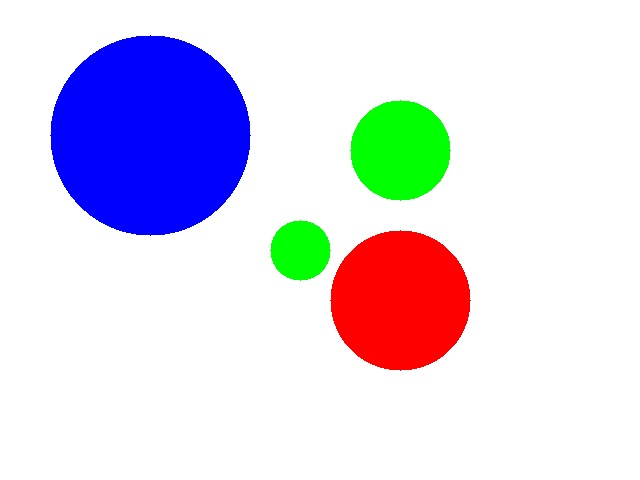
#> input picture act/FLY_AI_CHALLENGERS/openCV_practice/chap04/images/color_detect.jpg, 640 x 480 px
$ python 24.color_detect_.py
#> lines starting #> are read from the running program, lines starting #| are printed output that depends on the picture; after the words box and inside, x2 and y2 are one past the last pixel; in counts of white or black regions, pixels touching at a corner belong together
import cv2
import numpy as np

# 이미지 읽기
title = 'color_detection'
image = cv2.imread('images/color_detect.jpg', cv2.IMREAD_COLOR)
#> image is the input picture: shape (480, 640, 3); mean B, G, R 233.1, 216.1, 219.9

if image is None:
    raise Exception("영상 읽기 실패")

# 이미지를 복사하여 결과를 보여줄 이미지 생성
output_image = image.copy()

# 이미지를 회색조로 변환
gray = cv2.cvtColor(image, cv2.COLOR_BGR2GRAY)
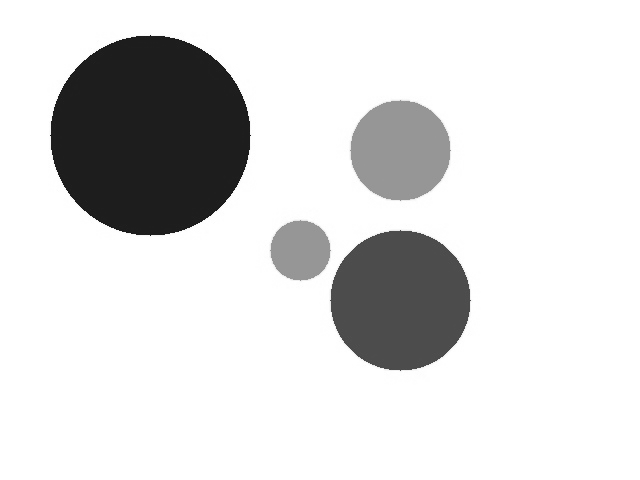
#> gray: shape (480, 640); min 24, max 255, mean 219.2

# 원 검출을 위한 HoughCircles 함수 사용
circles = cv2.HoughCircles(
    gray,
    cv2.HOUGH_GRADIENT,
    dp=1.2,
    minDist=20,
    param1=50,
    param2=30,
    minRadius=10,
    maxRadius=100
)
#> circles = [[399, 149.4, 49.96], [396.6, 299.4, 67], [299.4, 249, 30.04]]

# 원이 검출되었으면
if circles is not None:
    circles = np.round(circles[0, :]).astype("int")
#> circles = [[399, 149, 50], [397, 299, 67], [299, 249, 30]]

    for (x, y, r) in circles:
        # 원의 중심과 반지름을 그림
        cv2.circle(output_image, (x, y), r, (0, 255, 0), 4)
        cv2.rectangle(output_image, (x - 5, y - 5), (x + 5, y + 5), (0, 128, 255), -1)

        # 원의 중심에서 해당 색상 샘플링
        mask = np.zeros(gray.shape, dtype=np.uint8)
        cv2.circle(mask, (x, y), r, 255, -1)

        mean_color = cv2.mean(image, mask=mask)

        # 색상 판별
        b, g, r = mean_color[:3]
        if r > g and r > b:
            color = 'Red'
        elif g > r and g > b:
            color = 'Green'
        elif b > r and b > g:
            color = 'Blue'
        else:
            color = 'Unknown'

        # 색상 텍스트를 원의 중심 근처에 그림
        org = (int(x - r), int(y - r))  # 좌표를 정수형으로 변환
        color_text = f'Color: {color}'  # 색상 텍스트
        cv2.putText(output_image, color_text, org, cv2.FONT_HERSHEY_SIMPLEX, 0.6, (0, 0, 255), 2)
#> this loop made 3 passes
#> (x, y, mean_color, b, g, color, org) on passes 1 to 3: (399, 149, (6.5, 253.8, 5.53, 0), 6.5, 253.8, 'Green', (393, 143)), (397, 299, (0.402, 0.407, 253.3, 0), 0.402, 0.407, 'Red', (143, 45)), (299, 249, (10.15, 253, 9.22, 0), 10.15, 253, 'Green', (289, 239))
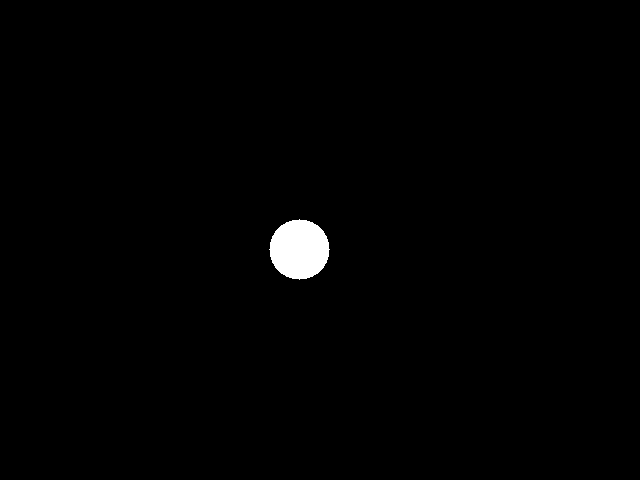
#> mask: shape (480, 640); 0.92% white; 1 white region, box (x1, y1, x2, y2) and area: (269, 219, 330, 280) 2821
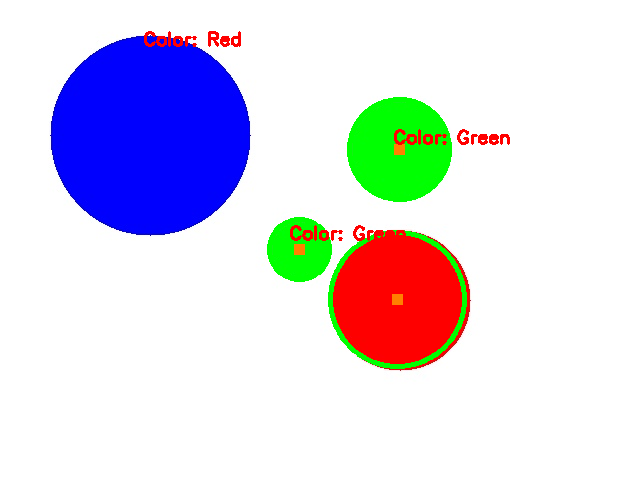
#> output_image: shape (480, 640, 3); 2.25% of pixels changed, all inside (x1, y1, x2, y2) = (144, 31, 510, 369)

# 결과 이미지 출력
cv2.imshow(title, output_image)
cv2.waitKey(0)
cv2.destroyAllWindows()
